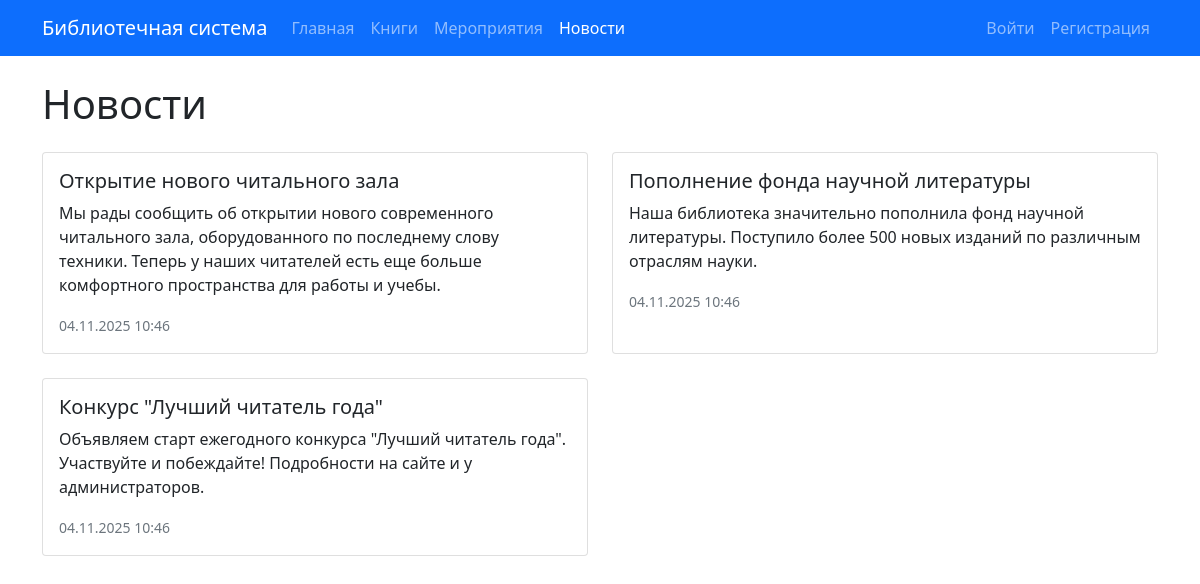
Page /news.php on the committed database.
### tables this page shows
CREATE TABLE news (
    id INT AUTO_INCREMENT PRIMARY KEY,
    title VARCHAR(255) NOT NULL,
    content TEXT NOT NULL,
    image VARCHAR(255),
    published_at TIMESTAMP DEFAULT CURRENT_TIMESTAMP,
    is_published BOOLEAN DEFAULT TRUE
);

### includes/auth.php (called while the page is built, shortened)
<?php
if (!function_exists('escape')) {
    function escape($data) {
        return htmlspecialchars($data, ENT_QUOTES | ENT_HTML5, 'UTF-8');
    }
}
function isLoggedIn() {
    return isset($_SESSION['user_id']);
}
?>

### news.php (the view, shortened to what this page needs)
<?php
require_once 'includes/auth.php';
try {
    $stmt = $pdo->query("
        SELECT * FROM news
        WHERE is_published = TRUE
        ORDER BY published_at DESC
    ");
    $news = $stmt->fetchAll(PDO::FETCH_ASSOC);
} catch (PDOException $e) {
    $news = [];
}
?>
<!DOCTYPE html>
<html lang="ru">
<head>
    <link href="https://cdn.jsdelivr.net/npm/bootstrap@5.1.3/dist/css/bootstrap.min.css" rel="stylesheet">
</head>
<body>
    <nav class="navbar navbar-expand-lg navbar-dark bg-primary">
        <div class="container">
            <a class="navbar-brand" href="index.php">Библиотечная система</a>
            <div class="navbar-nav me-auto">
                <a class="nav-link" href="index.php">Главная</a>
                <a class="nav-link" href="books.php">Книги</a>
                <a class="nav-link" href="events.php">Мероприятия</a>
                <a class="nav-link active" href="news.php">Новости</a>
            </div>
            <div class="navbar-nav">
                <?php if (isLoggedIn()): ?>
                    <?php if (isAdmin()): ?>
                        <a class="nav-link" href="admin/">Панель управления</a>
                    <?php else: ?>
                        <a class="nav-link" href="user/">Личный кабинет</a>
                    <?php endif; ?>
                    <a class="nav-link" href="logout.php">Выйти</a>
                <?php else: ?>
                    <a class="nav-link" href="login.php">Войти</a>
                    <a class="nav-link" href="register.php">Регистрация</a>
                <?php endif; ?>
            </div>
        </div>
    </nav>
    <div class="container mt-4">
        <h1 class="mb-4">Новости</h1>
        <div class="row">
            <?php if ($news): ?>
                <?php foreach ($news as $item): ?>
                <div class="col-md-6 mb-4">
                    <div class="card h-100">
                        <div class="card-body">
                            <h5 class="card-title"><?= escape($item['title']) ?></h5>
                            <p class="card-text"><?= nl2br(escape($item['content'])) ?></p>
                            <p class="card-text">
                                <small class="text-muted">
                                    <?= date('d.m.Y H:i', strtotime($item['published_at'])) ?>
                                </small>
                            </p>
                        </div>
                    </div>
                </div>
                <?php endforeach; ?>
            <?php endif; ?>
        </div>
    </div>
</body>
</html>

### rows in the picture
news: title "Открытие нового читального зала", content "Мы рады сообщить об открытии нового современного читального зала, оборудованного по последнему слову техники. Теперь у наших читателей есть еще больше комфортного пространства для работы и учебы.", published_at "04.11.2025 10:46"
news: title "Пополнение фонда научной литературы", content "Наша библиотека значительно пополнила фонд научной литературы. Поступило более 500 новых изданий по различным отраслям науки.", published_at "04.11.2025 10:46"
news: title "Конкурс \"Лучший читатель года\"", content "Объявляем старт ежегодного конкурса \"Лучший читатель года\". Участвуйте и побеждайте! Подробности на сайте и у администраторов.", published_at "04.11.2025 10:46"
